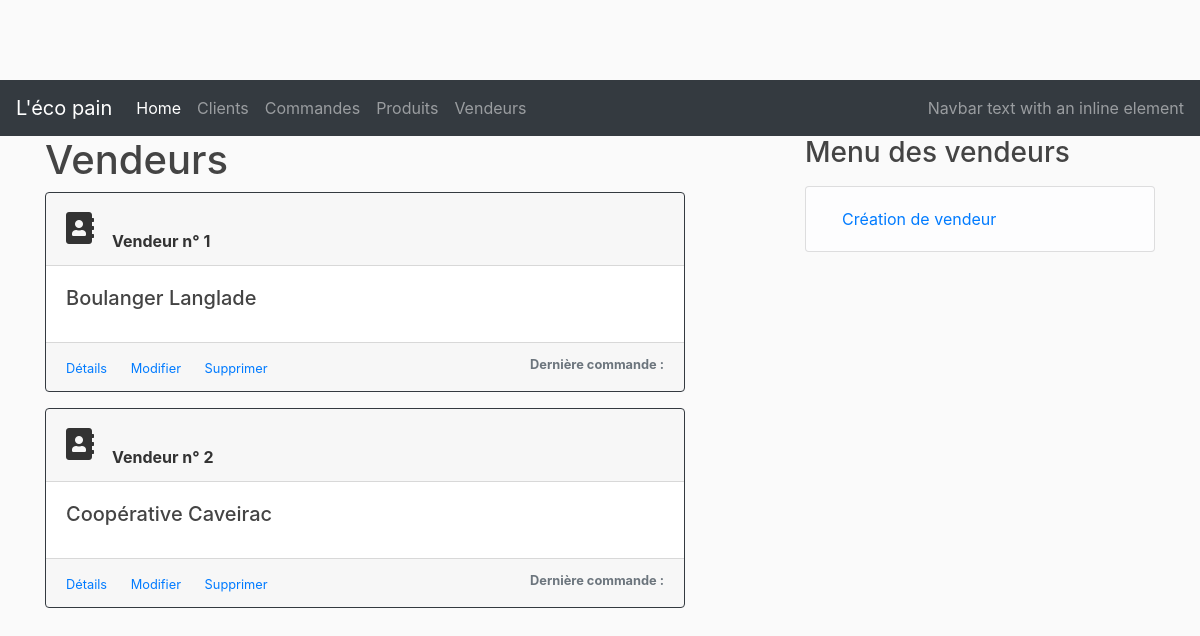
Page /vendors on the earlier database version.
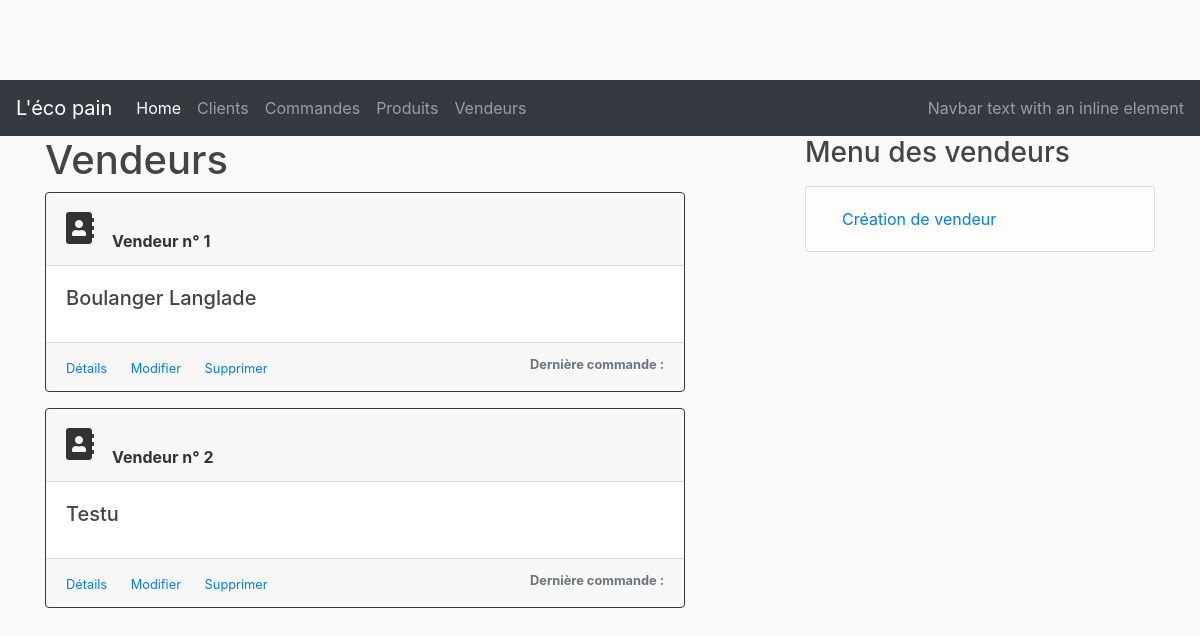
Same page on the later database version.
### lecopain/models.py (models this page shows, shortened)
class Vendor(db.Model):
    __tablename__ = 'vendors'
    id = db.Column(db.Integer, primary_key=True)
    name = db.Column(db.String(50), nullable=False)
    email = db.Column(db.String(200), nullable=False)
    orders = db.relationship('Order', backref='vendor', lazy=True)

### lecopain/controllers/vendor_controller.py (the view)
@vendor_page.route("/vendors", methods=['GET', 'POST'])
def vendors():
    new_orders=[]
    vendorManager = VendorManager()
    vendors = Vendor.query.all()
    for vendor in vendors :
        new_orders.append(vendorManager.get_last_order(vendor))
    for order in new_orders :
        if order != None :
            print(str(order.order_dt))
    return render_template('/vendors/vendors.html', vendors=vendors, new_orders= new_orders, cpt=0)

### lecopain/services/vendor_manager.py (called while the page is built, shortened)
    def get_last_order(self, vendor) :
        newer_order = None
        return newer_order

### lecopain/templates/vendors/vendors.html (shortened to what this page needs)
{% extends "layout.html" %}
{% block content %}
<h1>Vendeurs</h1>
    {% set count = O %}
    {% for vendor in vendors %}
    <div class="card border-dark mb-3" style="width: 40rem;">
        <div class="card-header">
                <span style="float: left; font-size: 2em;">
                    <i class="fas fa-address-book "> </i> &nbsp;
                </span>
                <br>
                <b>Vendeur n° {{vendor.id}}</b>
        </div>
        <div class="card-body">
            <h5 class="card-title">
                {{vendor.name}}
            </h5>
        </div>
        <div class="card-footer">
            <small class="text-muted">
                <a href="/vendors/{{vendor.id}}" class="card-link">Détails</a>
                <a href="/vendors/update/{{vendor.id}}" class="card-link">Modifier</a>
                <a href="/vendors/delete/{{vendor.id}}" class="card-link">Supprimer</a>
                <span style="float: right">
                        <b> Dernière commande : </b>
                </span>
            </small>
        </div>
    </div>
    {% endfor %}
{% endblock %}
{% block right_menu %}
<div class="content-section">
    <h3>Menu des vendeurs</h3>
    <p class='text-muted'>
        <ul class="list-group">
        <li class="list-group-item list-group-item-light">
            <a class="nav-link" href="/vendors/new">Création de vendeur</a></li>
        </ul>
    </p>
</div>
{% endblock %}

### lecopain/templates/layout.html (shortened to what this page needs)
<!DOCTYPE html>
<html>
    <head>
        <link rel="stylesheet" href="https://stackpath.bootstrapcdn.com/bootstrap/4.2.1/css/bootstrap.min.css" />
        <link rel="stylesheet" type="text/css" href="{{ url_for('static', filename='main.css')}}" />
        <link rel="stylesheet" href="https://use.fontawesome.com/releases/v5.7.1/css/all.css" />
        <link rel="stylesheet" href="https://cdnjs.cloudflare.com/ajax/libs/tempusdominus-bootstrap-4/5.0.0-alpha14/css/tempusdominus-bootstrap-4.min.css" />
    </head>
    <body>
        <nav class="navbar navbar-expand-lg navbar-dark bg-dark">
                <a class="navbar-brand" href="#">L'éco pain</a>
                <div class="collapse navbar-collapse" id="navbarText">
                  <ul class="navbar-nav mr-auto">
                    <li class="nav-item active">
                      <a class="nav-link" href="/">Home <span class="sr-only">(current)</span></a>
                    </li>
                    <li class="nav-item">
                      <a class="nav-link" href="/customers">Clients</a>
                    </li>
                    <li class="nav-item">
                      <a class="nav-link" href="/orders">Commandes</a>
                    </li>
                    <li class="nav-item">
                        <a class="nav-link" href="/products">Produits</a>
                    </li>
                    <li class="nav-item">
                        <a class="nav-link" href="/vendors">Vendeurs</a>
                    </li>
                  </ul>
                  <span class="navbar-text">
                    Navbar text with an inline element
                  </span>
                </div>
              </nav>
        <div class="container">
                <div class="row">
                  <div class="col-md-8">
                    {% block content %}  {% endblock %}
                  </div>
                  <div class="col-md-4">
                      {% block right_menu %} {% endblock %}
                  </div>
                </div>
            </div>
    </body>
</html>

### lecopain/static/main.css (style rules this page uses)
body { background: #fafafa; color: #333333; margin-top: 5rem; }
h1, h2, h3, h4, h5, h6 { color:#444444; }

Differences in the rows shown:
changed Vendor id 2: name "Coopérative Caveirac" → "Testu"
